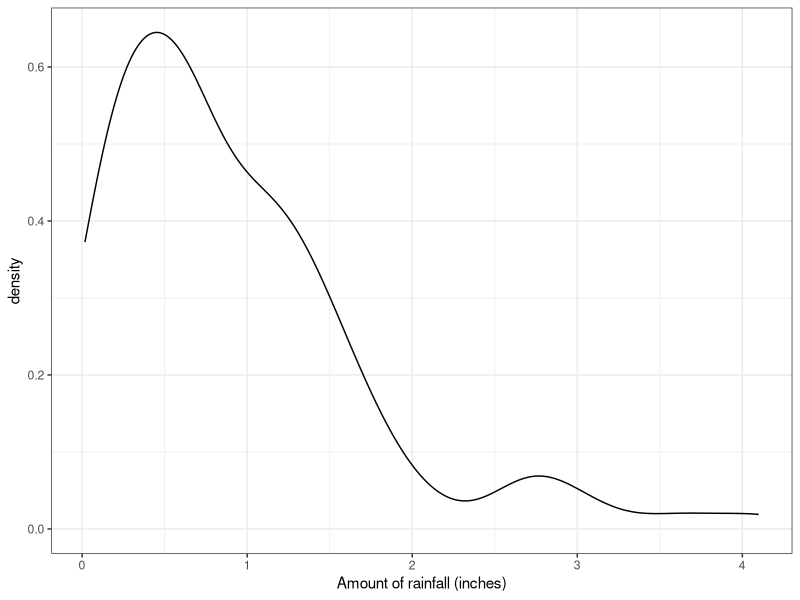

Write R code to recreate this figure.
## ---- chunk 1
set.seed(3)
library(ggplot2)
data = data.frame(rainfall=rgamma(100,1,1))
ggplot(aes(x=rainfall,y=..density..), data=data) + 
  geom_density() + 
  scale_x_continuous('Amount of rainfall (inches)') + theme_bw()
